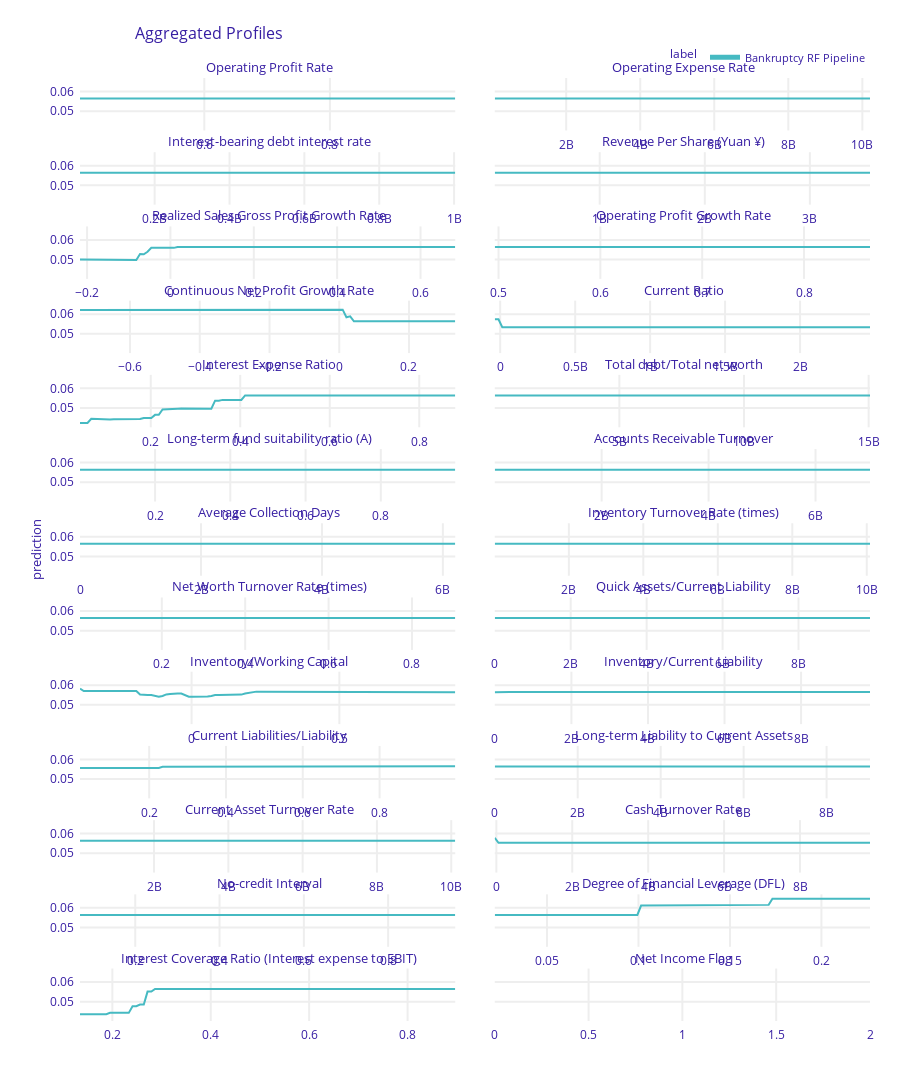

Notebook cell for this chart:
### Markdown cell above
<h2>Partial Dependence Plots</h2>
<h3>This type of plot is used to explain how certain features predict the back box model</h3>

### Code cell
rf_mprofile = bankruptcy_rf_exp.model_profile(type = "partial")

# plot PDP
rf_mprofile.plot()
